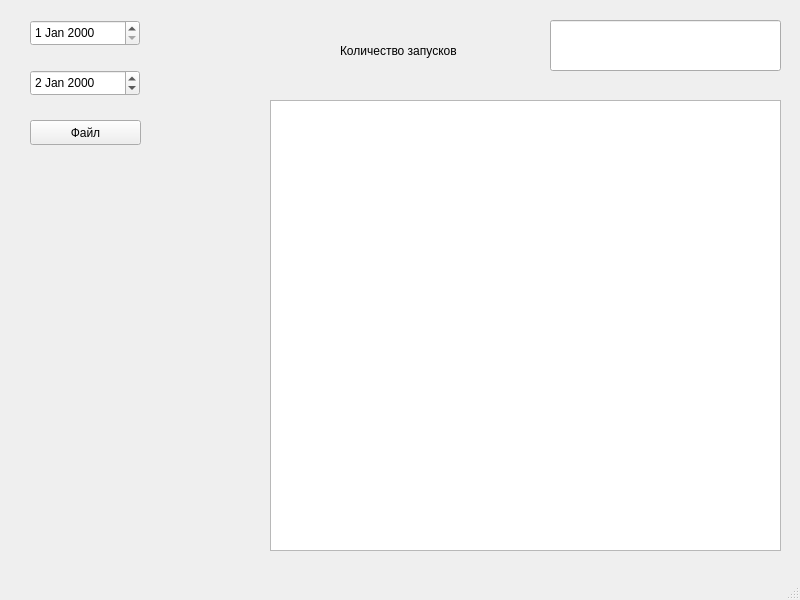
<?xml version="1.0" encoding="UTF-8"?>
<ui version="4.0">
 <class>MainWindow</class>
 <widget class="QMainWindow" name="MainWindow">
  <property name="geometry">
   <rect>
    <x>0</x>
    <y>0</y>
    <width>800</width>
    <height>600</height>
   </rect>
  </property>
  <property name="windowTitle">
   <string>MainWindow</string>
  </property>
  <widget class="QWidget" name="centralwidget">
   <widget class="QPushButton" name="pushButton">
    <property name="geometry">
     <rect>
      <x>30</x>
      <y>120</y>
      <width>111</width>
      <height>25</height>
     </rect>
    </property>
    <property name="text">
     <string>Файл</string>
    </property>
   </widget>
   <widget class="QLineEdit" name="lineEdit">
    <property name="geometry">
     <rect>
      <x>550</x>
      <y>20</y>
      <width>231</width>
      <height>51</height>
     </rect>
    </property>
   </widget>
   <widget class="QLabel" name="label">
    <property name="geometry">
     <rect>
      <x>340</x>
      <y>30</y>
      <width>181</width>
      <height>41</height>
     </rect>
    </property>
    <property name="text">
     <string>Количество запусков</string>
    </property>
   </widget>
   <widget class="QTextEdit" name="textEdit">
    <property name="geometry">
     <rect>
      <x>270</x>
      <y>100</y>
      <width>511</width>
      <height>451</height>
     </rect>
    </property>
   </widget>
   <widget class="QDateEdit" name="dateEdit">
    <property name="geometry">
     <rect>
      <x>30</x>
      <y>20</y>
      <width>110</width>
      <height>26</height>
     </rect>
    </property>
   </widget>
   <widget class="QDateEdit" name="dateEdit_2">
    <property name="geometry">
     <rect>
      <x>30</x>
      <y>70</y>
      <width>110</width>
      <height>26</height>
     </rect>
    </property>
    <property name="dateTime">
     <datetime>
      <hour>0</hour>
      <minute>0</minute>
      <second>0</second>
      <year>2000</year>
      <month>1</month>
      <day>2</day>
     </datetime>
    </property>
   </widget>
  </widget>
  <widget class="QMenuBar" name="menubar">
   <property name="geometry">
    <rect>
     <x>0</x>
     <y>0</y>
     <width>800</width>
     <height>22</height>
    </rect>
   </property>
  </widget>
  <widget class="QStatusBar" name="statusbar"/>
 </widget>
 <resources/>
 <connections/>
</ui>
